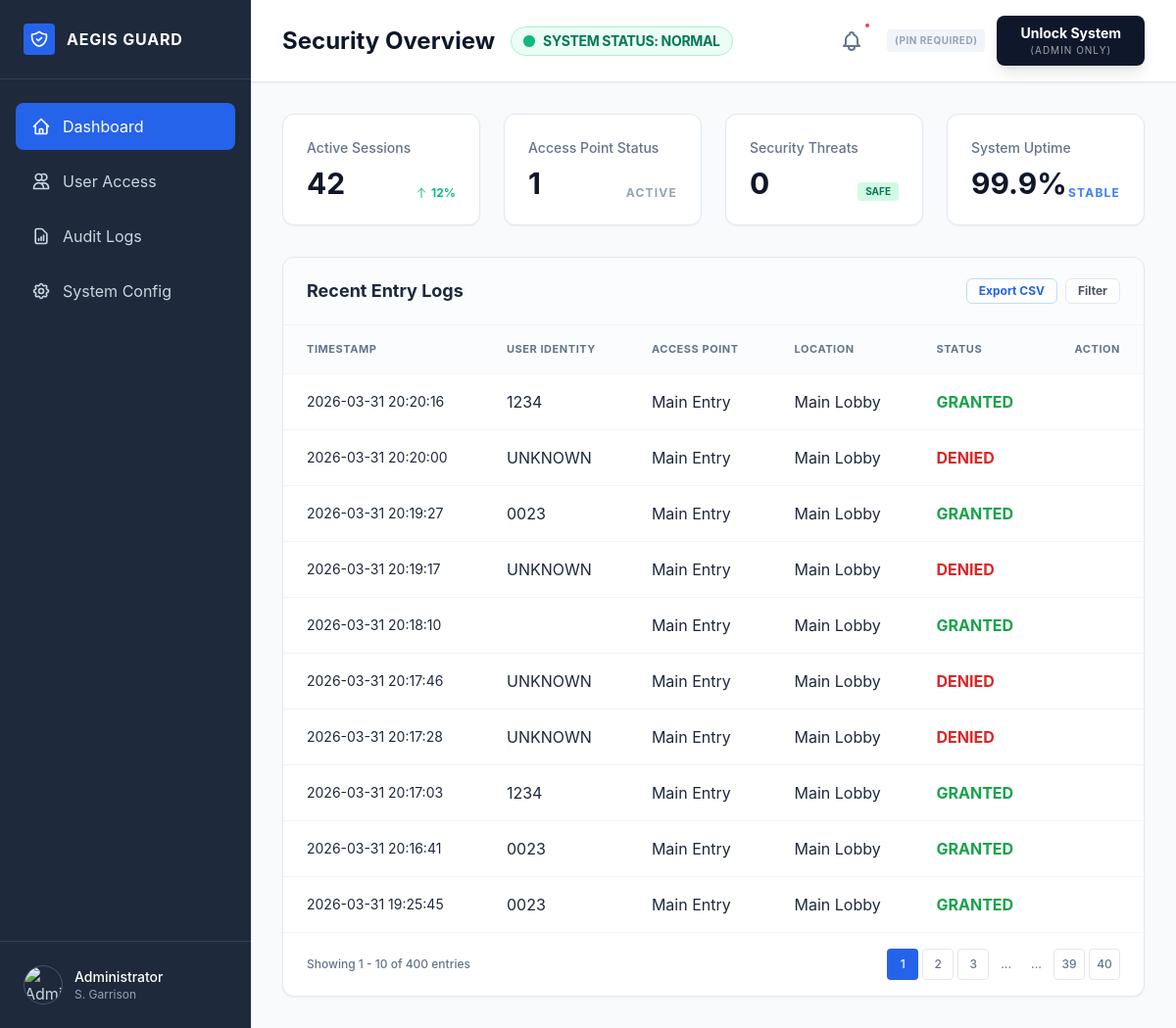
The page / on the database its author committed.
### tables this page shows
CREATE TABLE logs (
        id INTEGER PRIMARY KEY AUTOINCREMENT,
        user_id TEXT,
        entered_gesture TEXT,
        status TEXT,
        timestamp TEXT
    );

### app.py (the view)
@app.route("/")
def dashboard():
    page = request.args.get("page", 1, type=int)
    per_page = 10
    offset = (page - 1) * per_page
    conn = sqlite3.connect("users.db")
    c = conn.cursor()
    logs = c.execute(
        "SELECT * FROM logs ORDER BY id DESC LIMIT ? OFFSET ?",
        (per_page, offset)
    ).fetchall()
    total = c.execute("SELECT COUNT(*) FROM logs").fetchone()[0]
    conn.close()
    total_pages = (total + per_page - 1) // per_page
    return render_template(
        "dashboard.html",
        logs=logs,
        page=page,
        total_pages=total_pages
    )

### templates/dashboard.html (shortened to what this page needs)
<!DOCTYPE html>
<html lang="en">
<head>
    <script src="https://cdn.tailwindcss.com?plugins=forms,container-queries"></script>
</head>
<body class="flex min-h-screen text-slate-800">
    <aside class="w-64 bg-security-sidebar text-slate-300 flex flex-col hidden lg:flex" data-purpose="sidebar-nav">
        <div class="p-6 flex items-center gap-3 border-b border-slate-700">
            <div class="w-8 h-8 bg-blue-600 rounded flex items-center justify-center">
            </div>
            <span class="font-bold text-white tracking-wider">AEGIS GUARD</span>
        </div>
        <nav class="flex-1 px-4 py-6 space-y-2 overflow-y-auto custom-scrollbar">
            <a class="flex items-center gap-3 px-4 py-3 bg-blue-600 text-white rounded-lg transition-colors" href="#">
                <span>Dashboard</span>
            </a>
            <a class="flex items-center gap-3 px-4 py-3 hover:bg-slate-700 hover:text-white rounded-lg transition-colors"
                href="{{ url_for('users') }}">
                <svg class="w-5 h-5" fill="none" stroke="currentColor" viewbox="0 0 24 24"
                    xmlns="http://www.w3.org/2000/svg">
                    <path
                        d="M12 4.354a4 4 0 110 5.292M15 21H3v-1a6 6 0 0112 0v1zm0 0h6v-1a6 6 0 00-9-5.197M13 7a4 4 0 11-8 0 4 4 0 018 0z"
                        stroke-linecap="round" stroke-linejoin="round" stroke-width="2"></path>
                </svg>
                <span>User Access</span>
            </a>
            <a class="flex items-center gap-3 px-4 py-3 hover:bg-slate-700 hover:text-white rounded-lg transition-colors"
                href="#">
                <svg class="w-5 h-5" fill="none" stroke="currentColor" viewbox="0 0 24 24"
                    xmlns="http://www.w3.org/2000/svg">
                    <path
                        d="M9 17v-2m3 2v-4m3 4v-6m2 10H7a2 2 0 01-2-2V5a2 2 0 012-2h5.586a1 1 0 01.707.293l5.414 5.414a1 1 0 01.293.707V19a2 2 0 01-2 2z"
                        stroke-linecap="round" stroke-linejoin="round" stroke-width="2"></path>
                </svg>
                <span>Audit Logs</span>
            </a>
            <a class="flex items-center gap-3 px-4 py-3 hover:bg-slate-700 hover:text-white rounded-lg transition-colors"
                href="#">
                <span>System Config</span>
            </a>
        </nav>
        <div class="p-4 border-t border-slate-700">
            <div class="flex items-center gap-3 p-2 bg-slate-800 rounded-lg">
                <img alt="Admin Profile" class="w-10 h-10 rounded-full border border-slate-600"
                    src="https://lh3.googleusercontent.com/aida-public/AB6AXuA1iZS682JEJB6gRgmo0izW-O8DEOw1KS_hVNdpzP6-Bs4O3v3gYXHSX74gGaLF-p-X18zplh1x1SrUP4QdZ6BeuBWxrNr-D2NY0ljXoxlt2ZX47udr0j0qYfU4huv8Il4FxN8lulTiop0cA5ZlSKP1ge_bupuWIWIB5ASx2--bmbVpeTbZcoUWzU2a6SRLuzV5QEEqj9vCeaqGUcV2wu9ZGZW2g0xf58WUswWBH8p0sWCBvoyE3leq5W9biCqfgnKDzKzDC4R0xwZk" />
                <div class="overflow-hidden">
                    <p class="text-sm font-medium text-white truncate">Administrator</p>
                    <p class="text-xs text-slate-400 truncate">S. Garrison</p>
                </div>
            </div>
        </div>
    </aside>
    <main class="flex-1 flex flex-col min-h-screen overflow-hidden">
        <header class="bg-white border-b border-slate-200 px-8 py-4 flex items-center justify-between shadow-sm">
            <div class="flex items-center gap-4">
                <h1 class="text-2xl font-bold text-slate-900">Security Overview</h1>
                <div class="flex items-center gap-2 px-3 py-1 bg-emerald-50 text-emerald-700 border border-emerald-200 rounded-full"
                    data-purpose="status-badge">
                    <span class="relative flex h-3 w-3">
                        <span class="relative inline-flex rounded-full h-3 w-3 bg-emerald-500"></span>
                    </span>
                    <span class="text-sm font-bold uppercase tracking-tight">System Status: NORMAL</span>
                </div>
            </div>
            <div class="flex items-center gap-4">
                <button class="text-slate-500 hover:text-slate-700 relative p-2">
                    <span class="absolute top-0 right-0 w-2 h-2 bg-red-500 rounded-full border-2 border-white"></span>
                </button>
                <div class="relative group flex items-center gap-3">
                    <span
                        class="text-[10px] font-bold text-slate-400 bg-slate-100 px-2 py-1 rounded tracking-wider">(PIN
                        REQUIRED)</span>
                    <button
                        class="flex flex-col items-center bg-security-dark hover:bg-slate-800 text-white px-6 py-2 rounded-lg transition-all shadow-lg active:transform active:scale-95"
                        data-purpose="admin-action-btn">
                        <span class="font-bold text-sm">Unlock System</span>
                        <span class="text-[10px] uppercase opacity-60 tracking-widest">(admin only)</span>
                    </button>
                </div>
            </div>
        </header>
        <div class="p-8 overflow-y-auto custom-scrollbar flex-1">
            <div class="grid grid-cols-1 md:grid-cols-2 lg:grid-cols-4 gap-6 mb-8">
                <div class="bg-white p-6 rounded-xl border border-slate-200 shadow-sm">
                    <p class="text-slate-500 text-sm font-medium">Active Sessions</p>
                    <div class="flex items-end justify-between mt-2">
                        <h3 class="text-3xl font-bold text-slate-900">42</h3>
                        <span class="text-emerald-500 text-xs font-bold flex items-center gap-1">
                            <svg class="w-3 h-3" fill="none" stroke="currentColor" viewbox="0 0 24 24"
                                xmlns="http://www.w3.org/2000/svg">
                                <path d="M5 10l7-7m0 0l7 7m-7-7v18" stroke-linecap="round" stroke-linejoin="round"
                                    stroke-width="2"></path>
                            </svg>
                            12%
                        </span>
                    </div>
                </div>
                <div class="bg-white p-6 rounded-xl border border-slate-200 shadow-sm">
                    <p class="text-slate-500 text-sm font-medium">Access Point Status</p>
                    <div class="flex items-end justify-between mt-2">
                        <h3 class="text-3xl font-bold text-slate-900">1</h3>
                        <span class="text-slate-400 text-xs font-bold uppercase tracking-widest">Active</span>
                    </div>
                </div>
                <div class="bg-white p-6 rounded-xl border border-slate-200 shadow-sm">
                    <p class="text-slate-500 text-sm font-medium">Security Threats</p>
                    <div class="flex items-end justify-between mt-2">
                        <h3 class="text-3xl font-bold text-slate-900">0</h3>
                        <span
                            class="px-2 py-0.5 bg-emerald-100 text-emerald-700 rounded text-[10px] font-bold uppercase">Safe</span>
                    </div>
                </div>
                <div class="bg-white p-6 rounded-xl border border-slate-200 shadow-sm">
                    <p class="text-slate-500 text-sm font-medium">System Uptime</p>
                    <div class="flex items-end justify-between mt-2">
                        <h3 class="text-3xl font-bold text-slate-900">99.9%</h3>
                        <span class="text-blue-500 text-xs font-bold uppercase tracking-widest">Stable</span>
                    </div>
                </div>
            </div>
            <section class="bg-white rounded-xl border border-slate-200 shadow-sm overflow-hidden"
                data-purpose="entry-logs">
                <div class="px-6 py-5 border-b border-slate-100 flex items-center justify-between bg-slate-50/50">
                    <h2 class="text-lg font-bold text-slate-800">Recent Entry Logs</h2>
                    <div class="flex gap-2">
                        <button
                            class="text-xs font-bold text-blue-600 hover:text-blue-700 px-3 py-1 border border-blue-200 rounded-md bg-white">Export
                            CSV</button>
                        <button
                            class="text-xs font-bold text-slate-600 hover:text-slate-700 px-3 py-1 border border-slate-200 rounded-md bg-white">Filter</button>
                    </div>
                </div>
                <div class="overflow-x-auto">
                    <table class="w-full text-left border-collapse" id="entry-logs-table">
                        <thead>
                            <tr class="bg-slate-50/50 text-slate-500 text-[11px] uppercase tracking-wider font-bold">
                                <th class="px-6 py-4 border-b border-slate-100">Timestamp</th>
                                <th class="px-6 py-4 border-b border-slate-100">User Identity</th>
                                <th class="px-6 py-4 border-b border-slate-100">Access Point</th>
                                <th class="px-6 py-4 border-b border-slate-100">Location</th>
                                <th class="px-6 py-4 border-b border-slate-100">Status</th>
                                <th class="px-6 py-4 border-b border-slate-100 text-right">Action</th>
                            </tr>
                        </thead>
                        <tbody class="divide-y divide-slate-100">
                            {% for log in logs %}
                                <tr>
                                <td class="px-6 py-4 text-sm">{{ log[4] }}</td>
                                <td class="px-6 py-4">{{ log[1] }}</td>
                                <td class="px-6 py-4">Main Entry</td>
                                <td class="px-6 py-4">Main Lobby</td>
                                <td class="px-6 py-4">
                                    {% if log[3] == "GRANTED" %}
                                        <span class="text-green-600 font-bold">GRANTED</span>
                                    {% else %}
                                        <span class="text-red-600 font-bold">DENIED</span>
                                    {% endif %}
                                </td>
                                </tr>
                                {% endfor %}
                        </tbody>
                    </table>
                </div>
                <div
                    class="px-6 py-4 border-t border-slate-100 flex items-center justify-between text-xs text-slate-500 font-medium">
                    <p>Showing {{ (page-1)*10 + 1 }} - {{ (page-1)*10 + logs|length }} of {{ total_pages*10 }} entries</p>
                    <div class="flex items-center gap-1">
                        {% for p in range(1, total_pages + 1) %}
                            {% if p == page %}
                                <span class="w-8 h-8 flex items-center justify-center bg-blue-600 text-white rounded">
                                    {{ p }}
                                </span>
                            {% elif p <= 3 or p > total_pages - 2 or (p >= page-1 and p <= page+1) %}
                                <a href="/?page={{ p }}"
                                class="w-8 h-8 flex items-center justify-center border rounded hover:bg-slate-50">
                                    {{ p }}
                                </a>
                            {% elif p == 4 or p == total_pages - 2 %}
                                <span class="px-2">...</span>
                            {% endif %}
                        {% endfor %}
                    </div>
                </div>
            </section>
        </div>
    </main>
</body>
</html>

### templates/dashboard.html (style rules this page uses)
body { background-color: #f8fafc; font-family: 'Inter', system-ui, -apple-system, sans-serif; }

### rows shown on the page
logs: timestamp "2026-03-31 20:20:16", user "1234", status "GRANTED"
logs: timestamp "2026-03-31 20:20:00", user "UNKNOWN", status "DENIED"
logs: timestamp "2026-03-31 20:19:27", user "0023", status "GRANTED"
logs: timestamp "2026-03-31 20:19:17", user "UNKNOWN", status "DENIED"
logs: timestamp "2026-03-31 20:18:10", status "GRANTED"
logs: timestamp "2026-03-31 20:17:46", user "UNKNOWN", status "DENIED"
logs: timestamp "2026-03-31 20:17:28", user "UNKNOWN", status "DENIED"
logs: timestamp "2026-03-31 20:17:03", user "1234", status "GRANTED"
logs: timestamp "2026-03-31 20:16:41", user "0023", status "GRANTED"
logs: timestamp "2026-03-31 19:25:45", user "0023", status "GRANTED"

### other values the page prints
{{ (page-1)*10 + 1 }} "1"
{{ (page-1)*10 + logs|length }} "10"
{{ total_pages*10 }} "400"
{{ p }} "1"
{{ p }} "2" "3" "39" "40"
